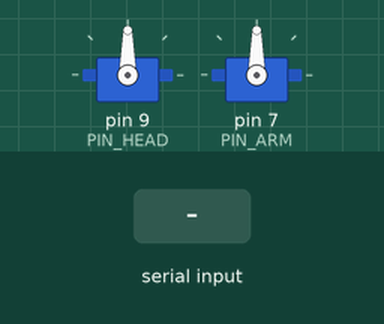
A sketch run on a simulated Arduino Uno, built with avr-gcc and run on an emulated ATmega328P. Shown: 2 × servo. Inputs (shaded band) come from the test bench. What the sketch prints to the serial monitor is not drawn.

Above: at 1.8 s.
1.9 s: "1NubidaAi\n" received over the second serial link
At 2.42 s:
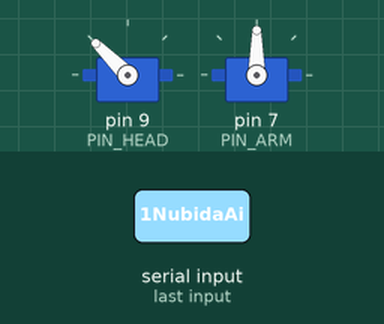
At 3.03 s:
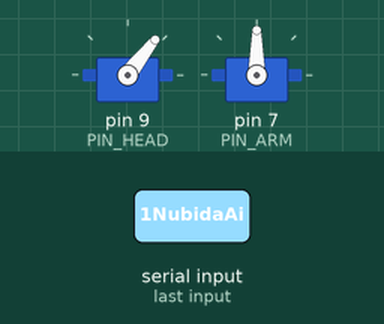
4.9 s: "2NubidaAi\n" received over the second serial link
7.9 s: "3NubidaAi\n" received over the second serial link
At 8.41 s:
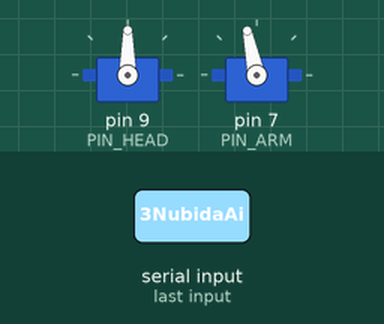
Timing chart, 0 to 11.5 s (numbered marks = the images above; inputs shaded):
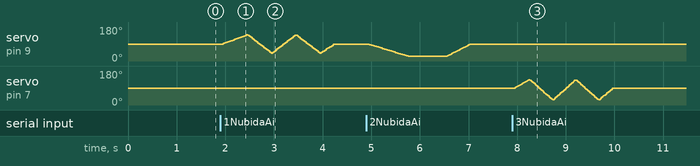

The sketch:

doridori_v2.ino
```cpp
/* ═══════════════════════════════════════════════════════════════════════════
 *  도리도리 로봇  (서보 2개 전용 · 단독 파일)
 *  ─────────────────────────────────────────────────────────────────────────
 *  누비다플랫폼 / 아두이노 나노 CH340
 *
 *  ┌────────────────────────────────────────────────────────────────────┐
 *  │  1NubidaAi  →  도리도리   (9번 서보 · 좌우로 흔들기)               │
 *  │  2NubidaAi  →  삐졌어     (9번 서보 · 고개 푹 떨구기)              │
 *  │  3NubidaAi  →  안녕       (7번 서보 · 끄덕끄덕 인사)               │
 *  └────────────────────────────────────────────────────────────────────┘
 *
 *  ★ 바꾸실 곳은 맨 아래 "설정" 부분뿐입니다.
 *    핀 번호와 각도 숫자만 바꾸면 됩니다.
 *
 *  ⚠️ 2번 · 3번 핀은 블루투스 통신 전용입니다 (서보 연결 금지)
 * ═══════════════════════════════════════════════════════════════════════════ */

#include <SoftwareSerial.h>
#include <Servo.h>

/* ═══════════════════════════════════════════════════════════════════════
 *  설정 ─ 여기 숫자만 바꾸시면 됩니다
 * ═══════════════════════════════════════════════════════════════════════ */

/* 서보가 꽂힌 핀 */
#define PIN_HEAD    9      // 도리도리 · 삐졌어 서보
#define PIN_ARM     7      // 안녕 서보

/* 도리도리 각도 */
#define DORI_LEFT   140    // 왼쪽으로
#define DORI_RIGHT   40    // 오른쪽으로

/* 삐졌어 각도 */
#define SAD_DOWN     25    // 고개 푹 떨군 각도

/* 안녕 각도 */
#define HI_UP       135    // 위로 들기
#define HI_DOWN      25    // 아래로 숙이기

/* 가운데(정면) */
#define CENTER       90

/* 움직이는 속도 — 숫자가 클수록 천천히 */
#define MS_FAST     300
#define MS_NORMAL   500
#define MS_SLOW     800

/* ═══════════════════════════════════════════════════════════════════════
 *  블루투스 (BLE)  RX=2 / TX=3
 * ═══════════════════════════════════════════════════════════════════════ */
SoftwareSerial BTSerial(2, 3);

/* ═══════════════════════════════════════════════════════════════════════
 *  서보 2개 기억장치
 *    srv[i]     : 서보 객체
 *    srvPin[i]  : 그 서보가 꽂힌 핀
 *    srvCur[i]  : 그 서보의 현재 각도 (부드럽게 이어가려고 기억)
 *
 *  ※ 이 3줄은 함수 밖에 있어야 합니다.
 *    함수 안에 만들면 함수가 끝날 때 사라져서 각도가 풀립니다.
 * ═══════════════════════════════════════════════════════════════════════ */
Servo srv[2];
int   srvPin[2] = { PIN_HEAD, PIN_ARM };
int   srvCur[2] = { CENTER,   CENTER   };

/* ═══════════════════════════════════════════════════════════════════════
 *  서보를 부드럽게 움직이는 함수
 *
 *    pin : 서보가 꽂힌 핀 번호
 *    deg : 목표 각도 (0 ~ 180)
 *    ms  : 그 각도까지 가는 데 걸리는 시간 (클수록 천천히)
 *
 *  서보는 "천천히 가"라는 명령이 없어서, 3도씩 나눠서 조금씩 보냅니다.
 * ═══════════════════════════════════════════════════════════════════════ */
void servoTo(int pin, int deg, int ms) {

  /* 0~180 밖으로 나가지 않게 막기 */
  if (deg < 0)   deg = 0;
  if (deg > 180) deg = 180;

  /* 이 핀의 서보를 찾기 (없으면 새로 등록) */
  int i = -1;
  for (int k = 0; k < 2; k++) {
    if (srvPin[k] == pin) { i = k; break; }
  }
  if (i < 0) return;                 // 등록 안 된 핀은 무시

  int from = srvCur[i];
  if (from == deg) return;           // 이미 그 자리면 아무것도 안 함

  /* 몇 걸음으로 나눌지 (3도씩) */
  int total = abs(deg - from);
  int steps = total / 3;
  if (steps < 1) steps = 1;

  /* 한 걸음에 쉬는 시간 */
  int tick = ms / steps;
  if (tick < 5) tick = 5;            // 너무 빠르면 서보가 떨려서 최소 5ms

  int dir = (deg > from) ? 3 : -3;
  int cur = from;

  for (int s = 1; s <= steps; s++) {
    cur += dir;
    if (dir > 0 && cur > deg) cur = deg;
    if (dir < 0 && cur < deg) cur = deg;
    srv[i].write(cur);
    delay(tick);
  }

  /* 마지막에 목표 각도에 정확히 오지 않았으면 한 번 더 */
  if (cur != deg) srv[i].write(deg);
  srvCur[i] = deg;
}

/* ═══════════════════════════════════════════════════════════════════════
 *  동작 만들기
 * ═══════════════════════════════════════════════════════════════════════ */

/* ── 도리도리 ── 좌우로 흔들기 (9번 서보) */
void doDoriDori() {
  servoTo(PIN_HEAD, DORI_LEFT,  MS_NORMAL);
  servoTo(PIN_HEAD, DORI_RIGHT, MS_NORMAL);
  servoTo(PIN_HEAD, DORI_LEFT,  MS_NORMAL);
  servoTo(PIN_HEAD, DORI_RIGHT, MS_NORMAL);
  servoTo(PIN_HEAD, CENTER,     MS_FAST);
}

/* ── 삐졌어 ── 고개 푹 떨구기 (9번 서보) */
void doSajin() {
  servoTo(PIN_HEAD, CENTER,   MS_FAST);
  servoTo(PIN_HEAD, SAD_DOWN, MS_SLOW);   // 천천히 푹
  delay(800);                             // 잠깐 그대로 (삐진 척)
  servoTo(PIN_HEAD, CENTER,   MS_NORMAL); // 다시 올림
}

/* ── 안녕 ── 끄덕끄덕 인사 (7번 서보) */
void doHello() {
  servoTo(PIN_ARM, HI_UP,   MS_FAST);
  servoTo(PIN_ARM, HI_DOWN, MS_NORMAL);
  servoTo(PIN_ARM, HI_UP,   MS_NORMAL);
  servoTo(PIN_ARM, HI_DOWN, MS_NORMAL);
  servoTo(PIN_ARM, CENTER,  MS_FAST);
}

/* ═══════════════════════════════════════════════════════════════════════
 *  명령 처리 ─ 한 줄을 받아서 알맞은 동작 실행
 * ═══════════════════════════════════════════════════════════════════════ */
bool runCommand(String cmd) {

  /* ── 1NubidaAi ─ 도리도리 ── */
  if (cmd.equals("1NubidaAi") || cmd.equals("1Nubida") || cmd.equals("1")) {
    Serial.println(F("[동작] 도리도리"));
    doDoriDori();
    return true;
  }

  /* ── 2NubidaAi ─ 삐졌어 ── */
  if (cmd.equals("2NubidaAi") || cmd.equals("2Nubida") || cmd.equals("2")) {
    Serial.println(F("[동작] 삐졌어"));
    doSajin();
    return true;
  }

  /* ── 3NubidaAi ─ 안녕 ── */
  if (cmd.equals("3NubidaAi") || cmd.equals("3Nubida") || cmd.equals("3")) {
    Serial.println(F("[동작] 안녕"));
    doHello();
    return true;
  }

  /* ── 정지 ── */
  if (cmd.equals("stop") || cmd.equals("STOP")) {
    Serial.println(F("[동작] 정지"));
    servoTo(PIN_HEAD, CENTER, MS_FAST);
    servoTo(PIN_ARM,  CENTER, MS_FAST);
    return true;
  }

  return false;    // 모르는 명령
}

/* ═══════════════════════════════════════════════════════════════════════
 *  블루투스 수신
 * ═══════════════════════════════════════════════════════════════════════ */
char          rxBuf[192];
int           rxLen    = 0;
unsigned long lastRxAt = 0;

#define FRAME_GAP_MS 60     // 마지막 글자 후 이만큼 지나면 한 줄 끝으로 봄

/* 블루투스에 온 글자를 전부 꺼내 버퍼에 쌓기 */
void drainBle() {
  while (BTSerial.available()) {
    char c = (char)BTSerial.read();
    if (rxLen < (int)sizeof(rxBuf) - 1) rxBuf[rxLen++] = c;
    lastRxAt = millis();
  }
}

/* 버퍼에 쌓인 글자를 줄 단위로 잘라서 처리 */
void handleFrame() {
  if (rxLen == 0) return;
  rxBuf[rxLen] = '\0';
  String block(rxBuf);
  rxLen = 0;

  int start = 0;
  for (int i = 0; i <= (int)block.length(); i++) {
    bool cut = (i == (int)block.length()) ||
               block.charAt(i) == '\n' || block.charAt(i) == '\r';
    if (!cut) continue;
    if (i > start) {
      String one = block.substring(start, i);
      one.trim();
      if (one.length() > 0) {
        Serial.print(F("[명령] "));
        Serial.println(one);
        if (!runCommand(one)) {
          Serial.print(F("[무시] "));
          Serial.println(one);
        }
      }
    }
    start = i + 1;
  }
}

/* ═══════════════════════════════════════════════════════════════════════
 *  setup ─ 전원 켤 때 1번
 * ═══════════════════════════════════════════════════════════════════════ */
void setup() {
  Serial.begin(9600);
  BTSerial.begin(9600);

  /* 서보 2개 준비 */
  for (int i = 0; i < 2; i++) {
    srv[i].attach(srvPin[i]);
    srv[i].write(CENTER);
    srvCur[i] = CENTER;
  }
  delay(300);

  Serial.println(F(""));
  Serial.println(F("=========================================="));
  Serial.println(F("  도리도리 로봇"));
  Serial.println(F("------------------------------------------"));
  Serial.print(F("  도리도리 · 삐졌어  →  "));
  Serial.print(PIN_HEAD); Serial.println(F("번 서보"));
  Serial.print(F("  안녕               →  "));
  Serial.print(PIN_ARM);  Serial.println(F("번 서보"));
  Serial.println(F("------------------------------------------"));
  Serial.println(F("  1NubidaAi → 도리도리"));
  Serial.println(F("  2NubidaAi → 삐졌어"));
  Serial.println(F("  3NubidaAi → 안녕"));
  Serial.println(F("  stop      → 정지"));
  Serial.println(F("=========================================="));
  Serial.println(F(""));
}

/* ═══════════════════════════════════════════════════════════════════════
 *  loop ─ 계속 반복
 * ═══════════════════════════════════════════════════════════════════════ */
void loop() {
  drainBle();
  if (rxLen > 0 && (millis() - lastRxAt) > FRAME_GAP_MS) {
    handleFrame();
  }
}
```
